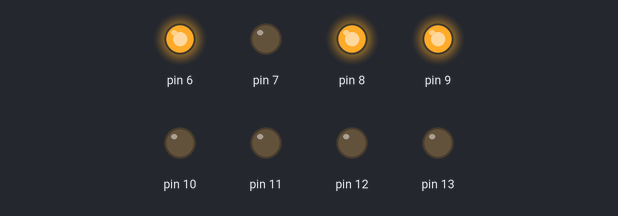
A sketch run on a simulated Arduino Uno, built with avr-gcc and run on an emulated ATmega328P. Parts: output pins drawn as LEDs (lit = HIGH).

Above: at 0.1 s.
Timing chart, 0 to 1.6 s (numbered marks = the images above):
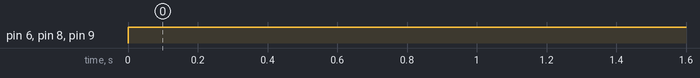

Measured:
- by itself, pin 6, pin 8, pin 9: LOW → HIGH at 0.00 s

The sketch:

vaje_17_5_22.ino
```cpp
void setup() {
  int i;
  for(i = 13;i>=6;i--){
    pinMode(i,OUTPUT);
  }
  Serial.begin(9600);

}
unsigned char cifre7segm[] = {0xFC, 0x60, 0xDA, 0xF2};

void prikaziCifro(int cifra){
   unsigned char prikaz = cifre7segm[cifra];
   for(int i = 0;i<=7;i++){
     if(prikaz & 0x80>>i)digitalWrite(13-i,LOW);
     else digitalWrite(13-i,HIGH);
   }
}
//Tinkercad
static unsigned long cas1 = millis();
void loop() {
  static int stevec = 3;
  unsigned long cas2 = millis();
  if(cas1-cas2>=1000){
    prikaziCifro(3);
    stevec--;
    if(stevec<0)stevec = 3;
    cas1 = cas2;
  }
}
```
